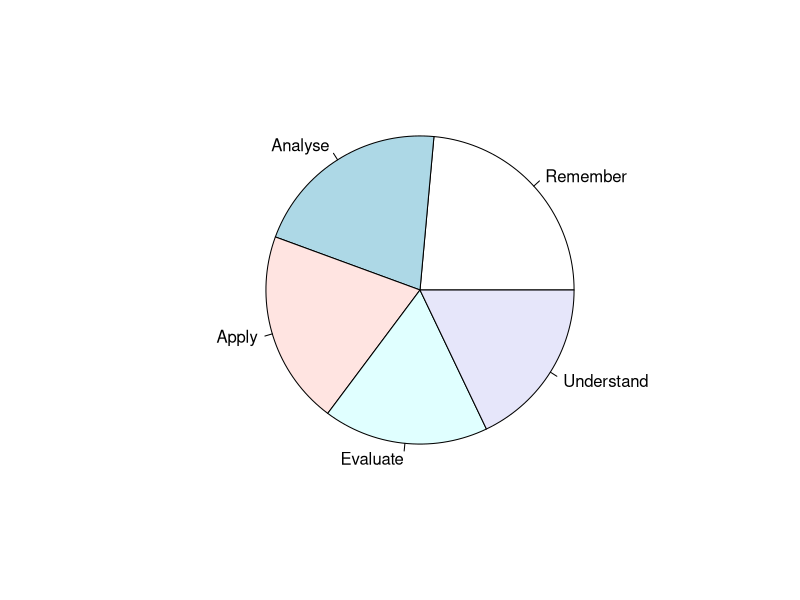

This figure's R source:
data<-read.csv("prog2.csv")
r=mean(data$Remember)
a=mean(data$Analyse)
ap=mean(data$Apply)
e=mean(data$Evaluate)
u=mean(data$Understand)
x<-c(r,a,ap,e,u)
names <- c("Remember","Analyse","Apply","Evaluate","Understand")
min<-0
for(i in 1:length(x))
{
  if(x[i]>min)
  {
    min<-x[i]
    blooms<-names[i]
  }
}
print(blooms)
print(min)
pie(x,names)

